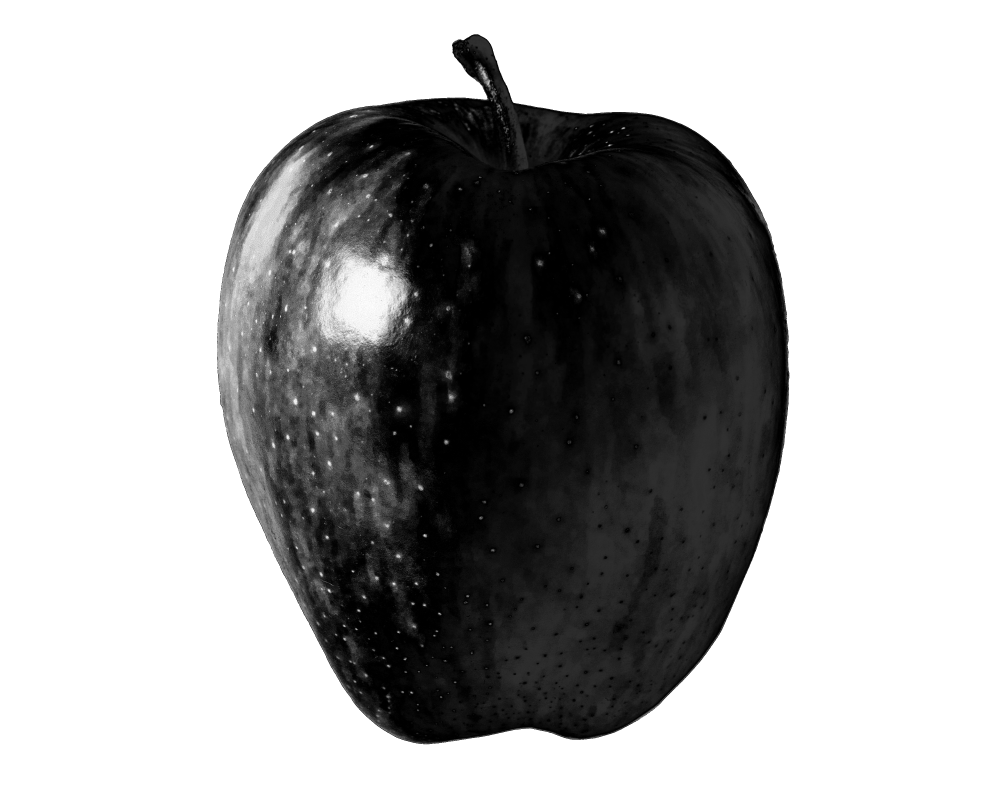
#> input picture 20181204/apple.png, 3000 x 2400 px (shown at 1/3 size)
$ jupyter execute --allow-errors 'Intro to Matplotlib.ipynb'   (shell and % lines are left out)
#> lines starting #> are read from the running program, lines starting #| are printed output that depends on the picture
[cell 1]
import matplotlib.pyplot as pl
pl.style.use('default')

## Plotting in python with `matplotlib`

There are a number of excellent plotting libraries for Python, including `matplotlib`, `seaborn`, `plotly`, `bokeh`, `mayavi`, and more. Some of these packages use each other, and they each specialize in some particular component of plotting (for example, interactive plots for websites).

That said, `matplotlib` is by far the most mature, popular, and recommended plotting library for the majority of your needs. It empowers you to produce just about any data visualization you can imagine, and you can use it to produce publication-quality figures. To get inspired, I encourage you to scroll through <a href="http://matplotlib.org/gallery.html"> these examples</a> that demonstrate the extent of `matplotlib`'s capabilities.

In this lesson, we will learn `matplotlib` basics from the ground up, giving you an introduction on how to use this package to make figures. For this tutorial, I will assume that you are already familiar with some Python, including the basics of the numerical computing package NumPy.

---

### A quick note on data formats

Because this session focuses on plotting data, I will not extensively cover the highly related topic of data formats.

For this reason, the example data I use will consist of very simple `numpy` arrays: the most common way to store scientific data in Python.

Most of your data, whether it is stored in CSV files, MATLAB files, image files (tif, etc.), json, HDF5, or anything else, can easily be imported into Python and specifically into `numpy` arrays.

For now, let's generate some data to play with:

[cell 2]
import numpy as np

x = np.arange(0, 10, 0.05) # uniform array of real values from 0 to 10
y = np.sin(6*x) + np.sin(3*(x-0.5)) # a sum of two sinusoids, as an example dataset

---

### Basic plotting

To begin, let's import the module that contains most of our plotting needs: `pyplot`.

*Note: it is very common for people to import pyplot as `plt`; my use of `pl` is just a personal preference.*

[cell 3]
import matplotlib.pyplot as pl

[cell 4]
# create a figure and axes on which to plot data

fig,ax = pl.subplots(figsize=(6,7))

[cell 5]
# plot the data onto the axes called "ax"

ax.plot(x, y)

[cell 6]
# set axis labels and title
ax.set_xlabel('Time (sec.)', fontsize='large')
ax.set_ylabel('Amplitude', fontsize=10, labelpad=1)
ax.set_title('My Fake Data')

[cell 7]
# plot additional lines
ax.plot(x+.5, y*2)
ax.plot(x+1., y/3)

[cell 8]
# clear the axes
ax.clear()

For simple formatting options, this shortcut exists:

[cell 9]
ax.plot(x, y, 'bo-')

[cell 10]
ax.plot(x, -y, 'rx--')

For more complex formatting:

[cell 11]
ax.clear()

ax.plot(x, y,
        color='slateblue',
        marker='p',
        linewidth=3,
        markersize=10,
        markeredgewidth=2,
        markeredgecolor='black',
        markerfacecolor='moccasin',
        linestyle='dashdot')

A large number of plot styles are available:

[cell 12]
# scatter plot

ax.clear()

ax.scatter(x, y, s=(y+5)**2, c=x)

# s specifies marker sizes for each point
# c specifies marker colors for each point

[cell 13]
# histogram

ax.clear()

pl.hist(y, bins=12, edgecolor='k')
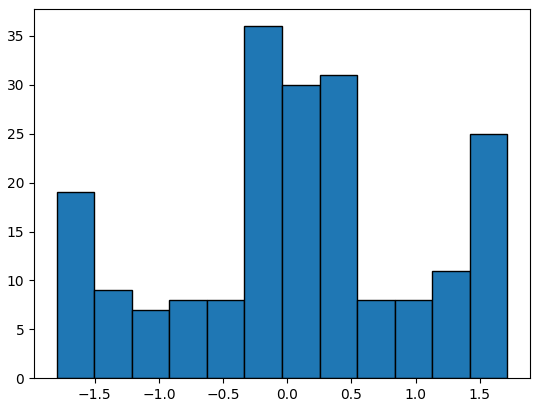
#> figure drawn by matplotlib, 1 panel; tallest bar 36 high, from x = -0.333 to -0.0405

[cell 14]
# bar chart

ax.clear()

xs = np.array([0, 1, 2, 3])
y1 = [.5, .6, .2, .3]
y2 = [.1, .2, .4, .35]
y3 = [.3, .1, .6, .2]

ax.bar(xs, y1, width=0.2, color='powderblue')
ax.bar(xs+.2, y2, width=0.2, color='cadetblue')
ax.bar(xs+.4, y3, width=0.2, color='seagreen')

[cell 15]
# box plot

ax.clear()

group_1 = np.random.normal(0, 1, size=5000)
group_2 = np.random.normal(2, 1, size=5000)
group_3 = np.random.normal(0, 4, size=5000)
group_4 = np.random.normal(-1, 3, size=5000)

ax.boxplot([group_1, group_2, group_3, group_4])

[cell 16]
# error bars

ax.clear()

x1 = x[:100]
y1 = y[:100]

#> (the rest of this cell did not finish here and is left out)

[cell 17]
# quiver plot

ax.clear()

xpos, ypos = np.meshgrid(np.arange(0, np.pi, .3), np.arange(0, 2*np.pi, .3))
x_comp = np.cos(xpos)
y_comp = np.sin(ypos)

ax.quiver(xpos, ypos, x_comp, y_comp)

[cell 18]
# fill between

ax.clear()

ax.plot(x, y, color='k', linewidth=3)

yerror = np.random.uniform(.6, .9, size=y.shape)

ax.fill_between(x, y+yerror, y-yerror, color='powderblue', alpha=.8)

Now that we've seen some of the plot styles available, let's consider how we would customize a given plot, using our original example as a template.

[cell 19]
ax.clear()

ax.plot(x, y, color='grey')

ax.set_xlabel('Time (sec.)', fontsize='large', weight='bold')
ax.set_ylabel('Amplitude', fontsize='large', style='italic')
ax.set_title('My Fake Data', fontsize='x-large')

[cell 20]
ax.set_xlim(0,4)

ax.set_ylim(-.5,1.8)

[cell 21]
ax.axis([0, 1.6, -0.5, 1.6])

[cell 22]
ax.set_xticks( np.arange(0,4,0.7))

ax.set_yticks( [0, .5, 1.] )
ax.set_yticklabels(['low','medium','high'], rotation=30 )

[cell 23]
fig.tight_layout() # squeeze everything into the figure in a non-overlapping way

What if you want to label each line, and show the labels in a legend?

[cell 24]
ax.clear()

ax.plot(x, y, color='black', label='my black data')
ax.plot(x, y/2, color='cyan', label='my cyan data')
ax.plot(x, -y, color='pink', label='my pink data')

ax.legend()

The previous example showed one way to plots multiple lines of data. But what if you have a large amount of structured data to plot?

One option would be to plot the individual lines using a loop, and that can sometimes be the best option. But another option exists:

[cell 25]
ax.clear()

# create a matrix with multiple transformations of y
y_many = np.array([ y,
                    y+2,
                    y*2,
                    -y ])

# the way we created it, the default shape has timepoints along the columns
print('Original shape:', y_many.shape)

# matplotlib wants a matrix where timepoints are in the rows; i.e. for every entry in x, there is a *row* in y
# to achieve this, we can simply transpose the matrix
y_many = y_many.T
print('New shape:', y_many.shape)

# we can now plot multiple lines at once
ax.plot(x, y_many)

Speaking of plotting multiple data lines at once: sometimes you want to plot multiple lines of data on top of one another, but they have different magnitudes of values. Later we will learn a more advanced view of `matplotlib` that allows this to arbitrary levels of complexity.

But, there is a simple shortcut for the case of plotting data with 2 distinct y axes:

[cell 26]
ax.clear()

ax.plot(x, y, color='violet')
ax.set_ylabel('My Original Data', color='violet')

ax2 = ax.twinx()

ax2.plot(x, -y*1000, color='red')
ax2.set_ylabel('My Larger Data', color='red')

fig.tight_layout()

### Saving a figure

`matplotlib` is able to save plots to many different image formats. To save a figure:

[cell 27]
fig.savefig('my_figure.png')
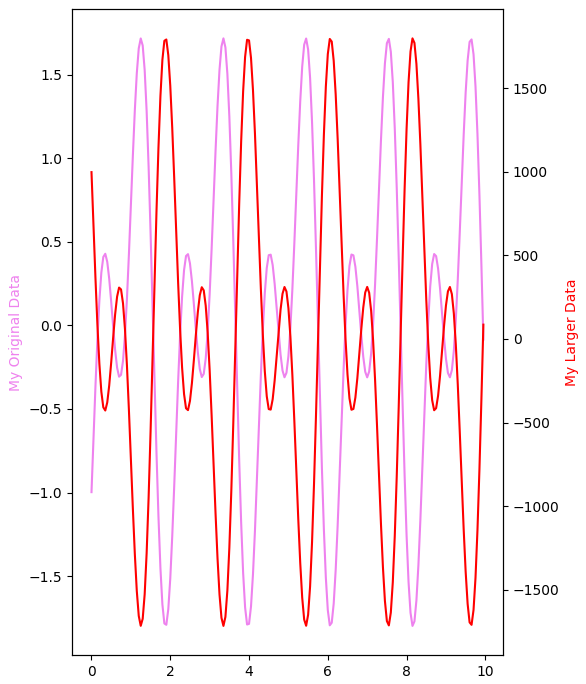
#> figure drawn by matplotlib, 2 panels; panel 1: curve peaks at x = 3.35, y = 1.72; panel 2: curve peaks at x = 8.15, y = 1797.5

pl.close(fig)

Available formats include png, jpg, pdf, eps, svg, ps (the latter 4 are compatible with vector editing software such as Adobe Illustrator).

### Images

There's lots more you can do with data plotting, but let's now take a brief look at the image functionality available in `matplotlib`.

Recall that an image is no more than a matrix of values. `matplotlib` offers a variety of ways to visualize matrices, and thus to show images.

[cell 28]
apple = pl.imread('apple.png')
#> apple is the input picture: shape (2400, 3000) float32; min 0, max 1, mean 0.676

fig,ax = pl.subplots(figsize=(6,7))
cax = ax.imshow(apple)
fig.colorbar(cax)
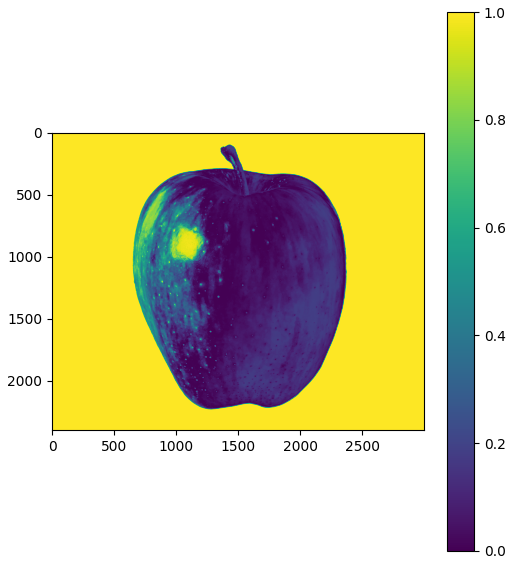
#> figure drawn by matplotlib, 2 panels

When an image has only one channel, it is often assumed to be greyscale. In `matplotlib`, the default behaviour is to show the image with a standard colormap, which maps values to a range of colours.

To see all of `matplotlib`'s colormaps, see <a href="http://matplotlib.org/examples/color/colormaps_reference.html">this page.</a>

[cell 29]
fig.clear()
ax = fig.add_axes([.1, .1, .8, .8])

cax = ax.imshow(apple, cmap=pl.cm.Greys_r)
fig.colorbar(cax)

[cell 30]
fig.clear()
ax = fig.add_axes([.1, .1, .8, .8])

cax = ax.imshow(apple, cmap=pl.cm.jet)
fig.colorbar(cax)

[cell 31]
fig.clear()
ax = fig.add_axes([.1, .1, .8, .8])

cax = ax.imshow(apple, cmap=pl.cm.Reds_r)
fig.colorbar(cax)

[cell 32]
fig.clear()
ax = fig.add_axes([.1, .1, .8, .8])

cax = ax.imshow(apple, cmap=pl.cm.Greens_r)
fig.colorbar(cax)

By default, `matplotlib` will map the full range of values in your image matrix to a colormap. However, you can easily specify any range of your choosing to be mapped. For example, here we will inspect the minimum and maximum value of our image, then tell `imshow` to map only a small range thereof onto the colormap.

[cell 33]
print( apple.min() )
#| 0.0
print( apple.max() )
#| 1.0

[cell 34]
fig.clear()
ax = fig.add_axes([.1, .1, .8, .8])

cax = ax.imshow(apple, cmap=pl.cm.Greens_r, vmin=0.85, vmax=0.9)
fig.colorbar(cax)

You can use `imshow` to display any data stored in 2D matrices. But, that function was made specifically for images. There is another function, `pcolormesh`, intended specifically for generating pseudocolour plots. Here we will generate some fake data and display it using a pseudocolour plot.

[cell 35]
fig.clear()
ax = fig.add_axes([.1, .1, .8, .8])

# generate some fake data in a 2D matrix, where:
# the x coordinate will represent time
# the y coordinate will represent individual measured subjects (ex. cells)
# the value of each entry will represent the magnitude of the signal (ex. fluorescence)
impulse = np.random.choice([0,1], size=[50,1000], p=[.98,.02])
kernel = np.exp(-5*np.arange(0,1,0.05))
data = np.array([np.convolve(i,kernel) for i in impulse])

# show the data using a pseudocolour plot
pax = ax.pcolormesh(data)
ax.set_xlabel('Time (secs)')
ax.set_ylabel('Cells')
fig.colorbar(pax, label='Fluorescence')

---

On the topic of colours: `matplotlib` offers a variety of ways to specify colours.

First, there is a large set of <a href="http://matplotlib.org/examples/color/named_colors.html">named colours available</a>.

More generally, you can specify any colour by supplying a list of RGBA (red, blue, green, alpha=transparency) values ranging from 0-1, such as (0.1, 0.5, 0.2, 1).

You can also specify colours using hex values, such as '#AB4E12'.

[cell 36]
fig.clear()
ax = fig.add_axes([.1, .1, .8, .8])

ax.plot(x, y, color='mediumspringgreen')

ax.plot(x, y+5, color=[.1, .2, .3, 1])

ax.plot(x, y+10, color='#AB4E12')

If you identify a colormap you like, and want to use its colors manually, you can extract them easily. Think of the colormap as ranging from 0-1, and just specify the locations you want:

[cell 37]
ax.clear()

values = [0, 0.1, 0.5, 0.6, 0.7, 1]
cmap = pl.cm.jet

colors = cmap(values)

for idx,c in enumerate(colors):
    ax.plot(x, y+idx, color=c)

[cell 38]
pl.close(fig)

## The next level: `matplotlib` objects

We have now covered the bare basics of plotting, and with that knowledge alone, you should be able to plot data and create some nice figures.

However, `matplotlib` offers much deeper control of your plots, visualizations, and figures. To understand this functionality, we need to learn a bit about the objects `matplotlib` uses to manipulate figures and data.

### Figures

Think of a `Figure` as the entire window that pops up when you plot something. The `Figure` object is the interface through which you zoom and pan in your plots, save out your plots to files, and open and close windows containing plots.

[cell 39]
fig_1 = pl.figure('My First Figure', figsize=[8,3], facecolor='grey')

fig_2 = pl.figure('My Second Figure', figsize=[3,6], facecolor='white')

[cell 40]
fig_1.savefig('my_empty_fig1.png')

pl.close('all')

### Axes

Whereas `Figure` objects control the high-level features of your plot windows, `Axes` objects do the bulk of your important work.

Every `Axes` object lives inside a `Figure`, and many `Axes` can exist within a single `Figure`.

An `Axes` object, as the name implies, is a set of (usually) x-y axes that handles the plotting and display of your data points.

If you choose to construct an `Axes` object explicitly (which you will not often do), `matplotlib` will automatically place it into a `Figure`, because all `Axes` exist inside `Figure`s. In this case, supply the `Axes` constructor with 4 points, specifying the left, bottom, width, and height of the `Axes` within the `Figure`, where (0,0) represents the bottom left of the `Figure`, and (1,1) represents the top right.

[cell 41]
ax_1 = pl.axes([0.1, 0.1, 0.5, 0.3]) # left, bottom, width, height

Once you have an `Axes` object, you can access a handle to its parent `Figure`:

[cell 42]
fig = ax_1.figure

It is possible to create multiple `Axes` and place them all onto a `Figure`, and that can be a good approach for very custom applications. However, in a moment we will discuss layout features in `matplotlib`, which are a good alternative to this manual approach.

---

### Layouts

In practice, rather than explicitly specifying where to place your `Axes`, it is often more convenient to use some of `matplotlib`'s special functions for doing so.

For example, you can use the `subplot` function to build a grid of `Axes` arranged into rectangles.

The syntax is: `pl.subplot(<# of rows><# of columns><subplot index to select now>)`

[cell 43]
pl.clf()

pl.subplot(241) # note that the first subplot is index *1*; this is an exception to conform with MATLAB conventions
pl.plot(x, y, color='red')

pl.subplot(242)
pl.plot(x, y, color='orange')

pl.subplot(243)
pl.plot(x, y, color='yellow')

pl.subplot(244)
pl.plot(x, y, color='green')

pl.subplot(245)
pl.plot(x, y, color='blue')

pl.subplot(246)
pl.plot(x, y, color='indigo')

pl.subplot(2,4,7) # note that you can also specify it with commas
pl.plot(x, y, color='violet')
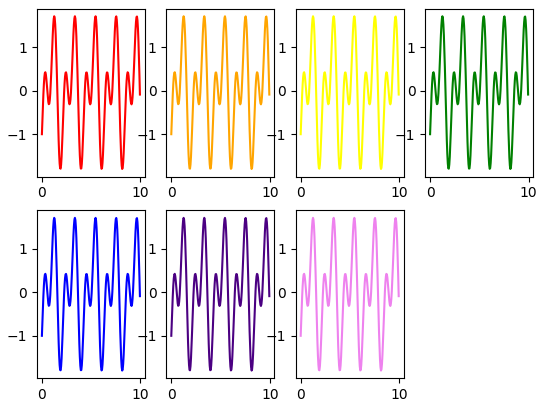
#> figure drawn by matplotlib, 7 panels; panel 1: curve peaks at x = 3.35, y = 1.72; panel 2: curve peaks at x = 3.35, y = 1.72; panel 3: curve peaks at x = 3.35, y = 1.72; panel 4: curve peaks at x = 3.35, y = 1.72

The `subplot` function can be useful for quick, easy arrangements, but it does not take full advantage of the subplotting options available.

Let's consider another function, called `subplots`. The goal of `subplots` is to lay out a pre-specified grid of subplots, and then to give you access to each one individually for further actions.

[cell 44]
pl.close()

fig, axs = pl.subplots(3, 2, sharex=True, sharey='row')

The above command accomplished a lot. First, it laid out a grid of 3 rows and 2 columns of `Axes` to be used for plotting. In this case, we specified that the x axes of all `Axes` should be synchronized, and the y axes of each row of `Axes` should be synchronized. We will see the consequence of that in a moment.

Importantly, note what the function returned to us:
<ul>
<li>`fig`: the `Figure` object holding all of our new `Axes` objects</li>
<li>`axs`: an array of all our new `Axes` objects</li>
</ul>

Let's inspect `axs`:

[cell 45]
print( 'The axs object has shape', axs.shape )

print( 'The first item in axs is:', axs[0,0] )

print( 'The last item in axs is:', axs[-1,-1] )

The `axs` variable is 3x2 array, meaning it is shaped just like the physical layout of our `Axes` within the figure.

Each element in the array is an `Axes` object. Why would we want access to this object?

[cell 46]
ax = axs[2,0]

ax.plot(x, y, linewidth=5)
ax.set_ylabel('My y label')
ax.set_title('My title')

[cell 47]
ax.clear()

Controlling `Axes` objects directly is a more powerful approach than our previous one. To get a sense for why that is, consider this block of code:

[cell 48]
# define 3 colours, one for each row
colors = ['red', 'blue', 'tan']

# define 2 line widths, one for each column
linewidths = [2, 5]

# iterate each row
for row_idx in range(axs.shape[0]):

    # iterate through each column in this row
    for col_idx in range(axs.shape[1]):

        # retrieve the Axes object at this row-column coordinate
        ax = axs[row_idx, col_idx]

        # plot the data using the parameters for this particular location
        ax.plot(x, y, color=colors[row_idx], linewidth=linewidths[col_idx])
        ax.set_title('I am in row {}, column {}'.format(row_idx, col_idx))

The most powerful way to build and customize your plots is to use a scheme like the one shown above.

---

For many applications, you might want a more complex layout of subplots. Of course, you can always position the subplots as you wish by defining coordinates of `Axes` objects, but `matplotlib` offers another tool for adding a layer of complexity to the layout.

[cell 49]
from matplotlib.gridspec import GridSpec

rows = 2
columns = 4

gs = GridSpec(nrows=rows,
              ncols=columns,
              left=0.1,
              bottom=0.2,
              right=0.9,
              top=0.7,
              wspace=0.01,
              hspace=0.1,
              width_ratios=[1,3,1,1],
              height_ratios=[1,2])

fig = pl.figure('My GridSpec Example #1')

for row in range(rows):
    for col in range(columns):
        ax = fig.add_subplot(gs[row,col])
        ax.plot(x,y)
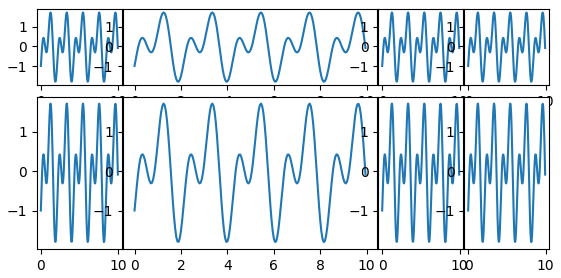
#> figure drawn by matplotlib, 8 panels; panel 1: curve peaks at x = 3.35, y = 1.72; panel 2: curve peaks at x = 3.35, y = 1.72; panel 3: curve peaks at x = 3.35, y = 1.72; panel 4: curve peaks at x = 3.35, y = 1.72

[cell 50]
pl.close()

# define a new gridspec
rows = 12
columns = 12
gs = GridSpec(nrows=rows,
              ncols=columns)

# create the figure
fig = pl.figure('My GridSpec Example #2')


# display empty axes to show positions of gridspec
for r in range(rows):
    for c in range(columns):
        ax = fig.add_subplot(gs[r,c], facecolor='gray')
        ax.patch.set_alpha(.2)
        ax.set_xticks([])
        ax.set_yticks([])


# create some axes using ranges of the gridspec
ax1 = fig.add_subplot(gs[0:12,0:3])
ax1.plot(x, y, color='pink', linestyle='--')

ax2 = fig.add_subplot(gs[0:6,3:7])
ax2.plot(x, y, color='brown')

ax2 = fig.add_subplot(gs[8:,5:])
ax2.plot(x, y, color='green')
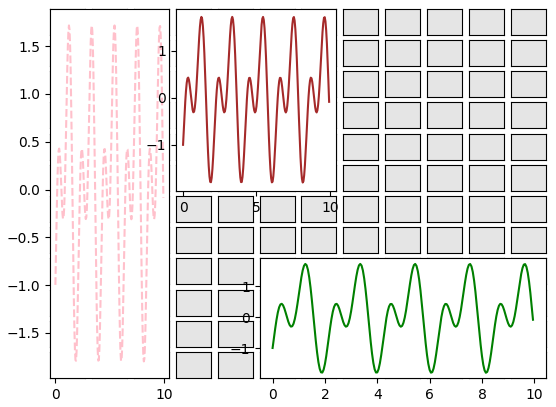
#> figure drawn by matplotlib, 3 panels; panel 1: curve peaks at x = 3.35, y = 1.72; panel 2: curve peaks at x = 3.35, y = 1.72; panel 3: curve peaks at x = 3.35, y = 1.72

[cell 51]
pl.close('all')

---

Now that we've learned a bit about how to construct layouts, let's return to the discussion of `matplotlib` objects.

We have already seen that we can get handles to `Figure` objects and `Axes` objects. It turns out that every single thing you display with `matplotlib` has an associated object handle.

[cell 52]
ax = pl.subplot(111)

line, = ax.plot(x, y)
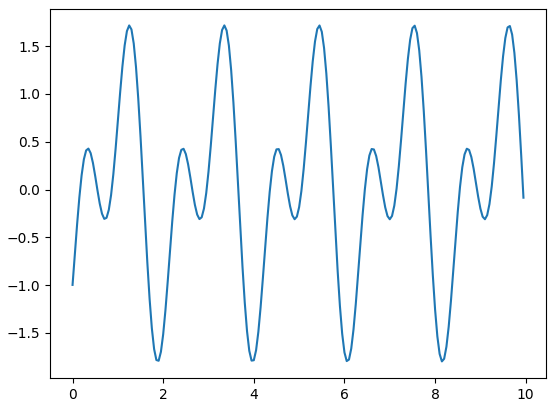
#> figure drawn by matplotlib, 1 panel; curve peaks at x = 3.35, y = 1.72

[cell 53]
print( line.get_ydata() )

[cell 54]
ax.clear()

ys = np.array([y+2*i for i in range(20)]).T # to plot multiple lines, first axis corresponds to sequential x values

lines = ax.plot(x, ys) # read out the line handles into a variable

If you hold the line handles in a variable, you can edit the data at any time.

[cell 55]
for idx,line in enumerate(lines):
    line.set_linewidth(idx)

[cell 56]
for idx,line in enumerate(lines):
    if idx%2 == 0:
        line.set_xdata(x+.5)

[cell 57]
for line in lines:
    line.set_marker('x')
    line.set_markersize(25)

In fact, you can grab and edit any visible component of a plot:

[cell 58]
ax.spines['right'].set_visible(False)
ax.spines['bottom'].set_linewidth(5)
ax.spines['left'].set_color('pink')
ax.spines['top'].set_linestyle('--')

[cell 59]
for lab in ax.get_xticklabels():
    lab.set_color(np.random.random(size=4))
    lab.set_fontsize(np.random.randint(10,30))

[cell 60]
pl.close('all')

At this point, you should have an understanding of how `matplotlib` represents plots and data.

---

There is another important topic we have not yet covered. What if you want to place text, other than axis labels and titles, onto your plots?

There are 3 basic ways to accomplish this, depending on your specific needs.

The first, and simplest, is to use `Axes.text`:

[cell 61]
fig,ax = pl.subplots()

ax.plot(x, y, color='c')

ax.text(0.5, 0.75, 'hello there') # x-coord, y-coord, text
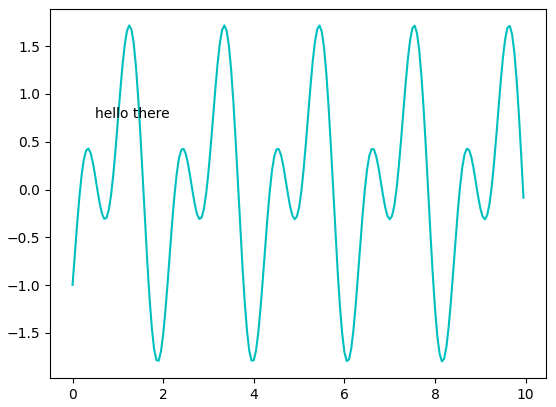
#> figure drawn by matplotlib, 1 panel; curve peaks at x = 3.35, y = 1.72
#> (the rest of the program and of its run is left out)
